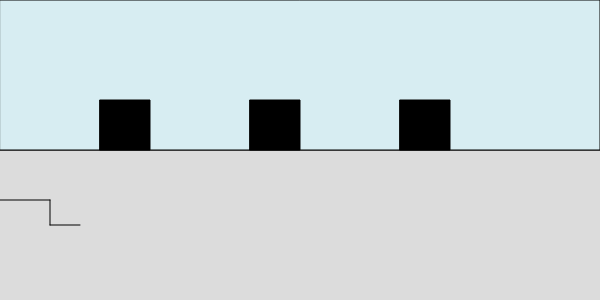
Frame 1 (no input)
Frame 60 (no input): identical to frame 1, image omitted
Frame 120 (the mouse pressed at the canvas centre since frame 60): identical to frame 1, image omitted

The p5.js sketch that drew this single still picture (run headless with seeded random() and noise() and a simulated clock; from frame 60 on, the mouse is pressed at the canvas centre):

// p5.js sketch
// ── sketch.js
function setup() {
  createCanvas(600, 300);
}

function draw() {
  background(220);
  
  stroke("Black");
  line(0, 150, 600, 150);
  
  fill(215, 237, 242);
  rect(0, 0, 600, 150);
  
  fill("black");
  rect(100, 100, 50);
  rect(250, 100, 50);
  rect(400, 100, 50);
  
  line(0, 200, 50, 200);
  line(50, 200, 50, 225);
  line(50, 225, 80, 225);
  
  
}
